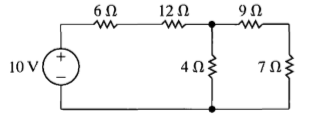
#> input picture images/3.PNG, 314 x 119 px
$ python test_cannyedge.py   (older library calls are emulated)
#> lines starting #> are read from the running program, lines starting #| are printed output that depends on the picture; after the words box and inside, x2 and y2 are one past the last pixel; in counts of white or black regions, pixels touching at a corner belong together
# http://docs.opencv.org/doc/tutorials/imgproc/imgtrans/canny_detector/canny_detector.html
import cv2
import numpy as np
from matplotlib import pyplot as plt
import math

img_rgb = cv2.imread('images/3.PNG',cv2.CV_LOAD_IMAGE_COLOR)
#> img_rgb is the input picture: shape (119, 314, 3); min 0, max 255, mean 243.1
img_gray = cv2.cvtColor(img_rgb, cv2.COLOR_RGB2GRAY)
(thresh, im_gray) = cv2.threshold(img_gray, 128, 255, cv2.THRESH_BINARY | cv2.THRESH_OTSU)
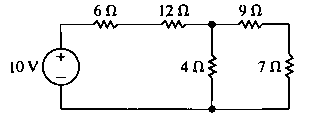
#> im_gray: shape (119, 314); 93.9% white; black in thin lines or dots, all inside (x1, y1, x2, y2) = (11, 4, 294, 113)
#> thresh = 171
edges = cv2.Canny(im_gray, 80, 120);
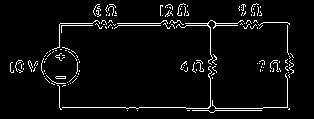
#> edges: shape (119, 314); 4.6% white in thin lines or dots, all inside (x1, y1, x2, y2) = (10, 3, 294, 113)
x = len(img_gray)
#> x = 119
y = (len(img_gray[0]))
#> y = 314
output = np.ones((len(img_gray), len(img_gray[0]))) * 255;
#> output: shape (119, 314) float64; every value is 255
lines = cv2.HoughLinesP(edges, 1, math.pi/2, 2, None, 15, 1);
#> lines = 14 rows, first 6: [215, 23, 237, 23], [215, 110, 261, 110], [59, 25, 92, 25], [263, 22, 287, 22], [62, 107, 125, 107], [186, 108, 208, 108]
for line in lines[0]:
    pt1 = (line[0],line[1])
    pt2 = (line[2],line[3])
    cv2.line(output, pt1, pt2, (0,0,255), 3)
#> this loop made 1 pass
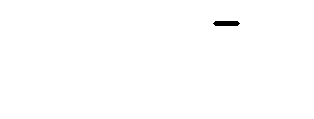
#> output: shape (119, 314) float64; 99.7% white; 1 black region, box (x1, y1, x2, y2) and area: (213, 21, 240, 26) 123
#> (the run stopped early here; a loop or call above may not have finished)

$ run again, with images/11.PNG copied over images/3.PNG
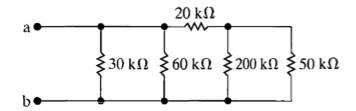
#> input picture images/11.PNG, 356 x 111 px
#> img_rgb is the input picture: shape (111, 356, 3); min 0, max 255, mean 240.8
#> `(thresh, im_gray) = cv2.threshold(img_gray, 128, 255, cv2.THRESH_BINAR..`:
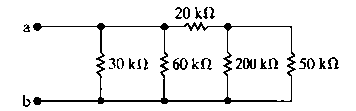
#> im_gray: shape (111, 356); 93.3% white; black in thin lines or dots, all inside (x1, y1, x2, y2) = (23, 7, 339, 107)
#> thresh = 166
#> edges: shape (111, 356); 5.5% white in thin lines or dots, all inside (x1, y1, x2, y2) = (22, 6, 339, 107)
#> x = 111
#> y = 356
#> lines = 23 rows, first 6: [104, 25, 161, 25], [41, 27, 97, 27], [167, 99, 224, 99], [165, 51, 165, 30], [226, 97, 226, 76], [292, 99, 292, 76]
#> the loop `for line in lines[0]:` made 1 pass
#> after the loop `for line in lines[0]:`:
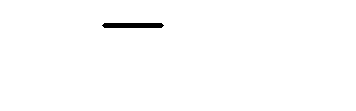
#> output: shape (111, 356) float64; 99.2% white; 1 black region, box (x1, y1, x2, y2) and area: (102, 23, 164, 28) 298
